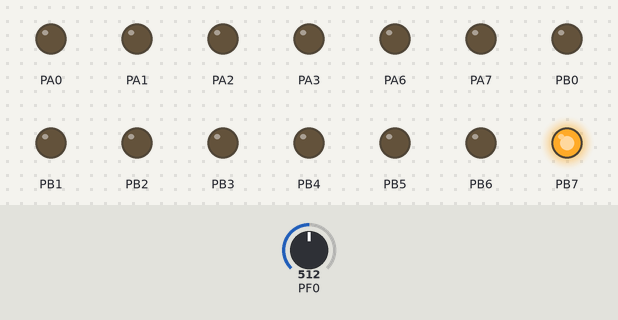
A program run on a simulated ATmega128, built with avr-gcc and emulated at 8 MHz. On the bench: output pins drawn as LEDs (lit = HIGH). The test bench sets the inputs (shaded band); at power-on: PF0 = 512.

Above: at 1.2 s.
1.3 s: PF0 set to 716
At 1.9 s:
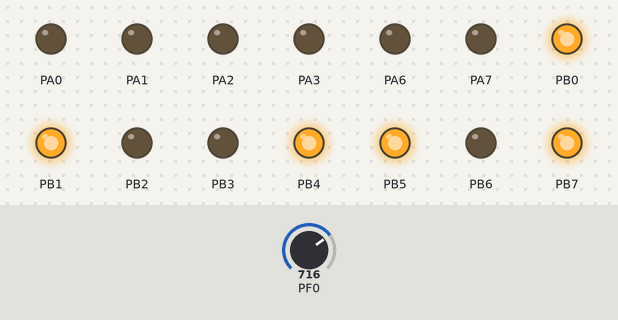
2.8 s: PF0 set to 900
At 3.1 s:
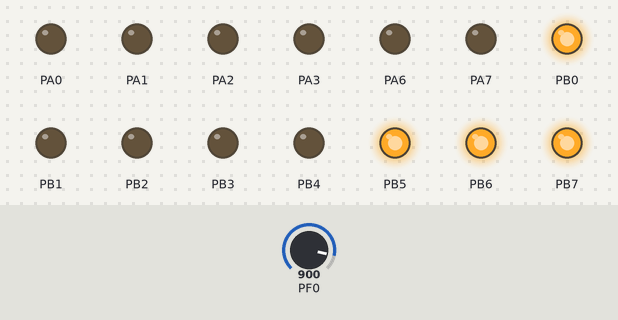
4.3 s: PF0 set to 1023
At 5.5 s:
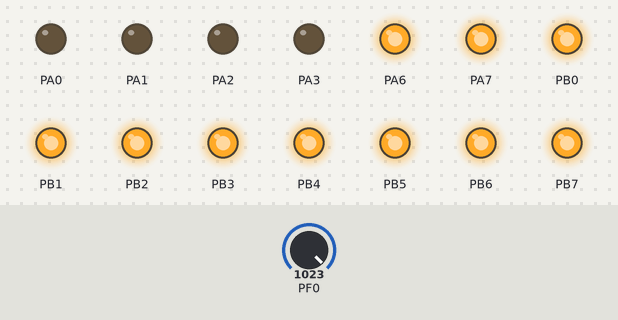
5.8 s: PF0 set to 511
At 6.7 s:
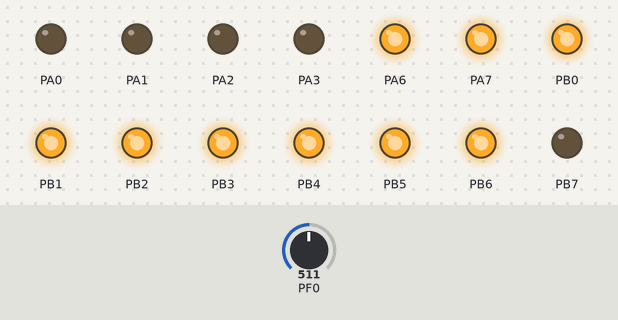
7.3 s: PF0 set to 306
At 7.9 s:
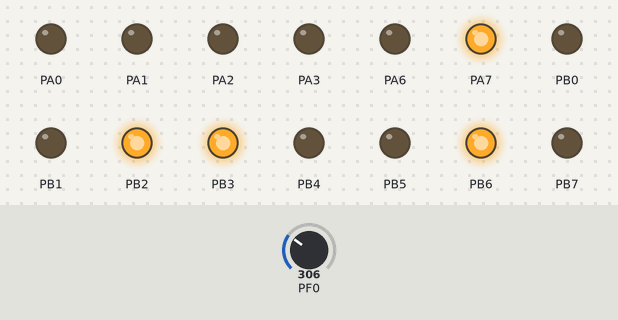
Timing chart, 0 to 9.8 s (numbered marks = the images above; inputs shaded):
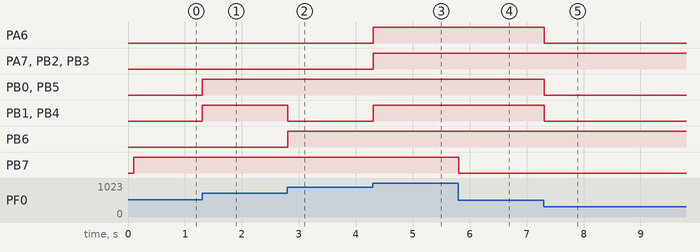

The program:

main.cpp
```cpp
/*
 * OpdrachtB1.cpp
 *
 * Created: 21/03/2025 12:29:17
 * Author : Matheus
 */

#define F_CPU 8e6
#include <avr/io.h>
#include <avr/delay.h>

void wait(int delay){
	for (int i = 0; i < delay; i++){
		_delay_ms(1);
	}
}

void setupADC(){
	// Internal 5 Volt, Adlar 1, Channel 0
	ADMUX = 0b01100000;
	// ADEN: ADC Enable, Adc freerunning, ADC Prescaler Select Bits : Division Factor = 64
	ADCSRA = 0b11100110;
}


int main(void)
{
	DDRF = 0x00; //PORTF input ADC
	DDRA = 0xFF; //PORTA outputs for displaying ADC value
	DDRB= 0xFF; //PORTB outputs for displaying ADC value

	setupADC();

    while (1)
    {
		PORTA = ADCL;
		PORTB = ADCH;
		wait(100);
    }
}
```

Measured:
- after the input at 1.3 s, PB0, PB1, PB4, PB5: LOW → HIGH at once
- after the input at 2.8 s, PB1, PB4: HIGH → LOW at once; PB6: LOW → HIGH at once
- after the input at 4.3 s, PA6, PA7, PB1–4: LOW → HIGH at once
- after the input at 5.8 s, PB7: HIGH → LOW at once
- after the input at 7.3 s, PA6, PB0, PB1, PB4, PB5: HIGH → LOW at once
